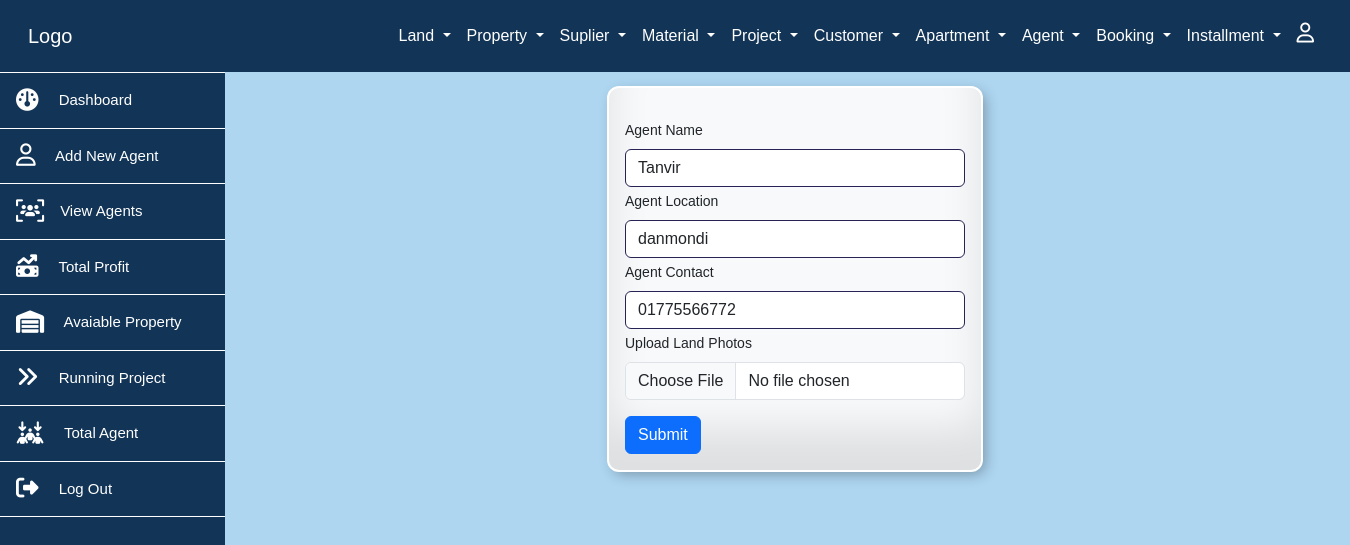
Screenshot of /pages/agent/agentupdate.php?id=2 with the database file from the repository.
### tables this page shows
CREATE TABLE `land_agent` (
  `land_agent_id` int(11) NOT NULL,
  `land_agent_name` varchar(55) NOT NULL,
  `land_agent_location` varchar(55) NOT NULL,
  `land_agent_contact` varchar(55) NOT NULL,
  `agent_img` varchar(50) NOT NULL
);

### pages/agent/agentupdate.php (the view, shortened to what this page needs)
<?php include('../../includes/conf.php');
?>
<?php
    $id=$_GET['id'];
    $sql = "SELECT * FROM land_agent where land_agent_id = $id";
    $result = $conn->query($sql);
    $row = $result->fetch_assoc();
?>
<div class="col-md-12  container d-flex justify-content-center bg ">
<div class="col-md-4">
  <form method="post" class=" col-md-12 bg-light mt-3 pdiv" enctype="multipart/form-data">
  <div class="p-3">
    <div >
      <label for="land" class="form-label mt-3">Agent Name</label>
      <input type="text" class="form-control mb-1 in" id="land" name="aname" value="<?= $row['land_agent_name']?>">
    </div>
    <div >
      <label for="larea" class="form-label">Agent Location</label>
      <input type="text" class="form-control mb-1 in" id="larea" name="aarea" value="<?= $row['land_agent_location']?>">
    </div>
    <div >
      <label for="larea" class="form-label">Agent Contact</label>
      <input type="text" class="form-control mb-1 in" id="larea" name="acontact" value="<?= $row['land_agent_contact']?>">
    </div>
    <div class="mb-3 ">
      <label for="formFile" class="form-label">Upload Land Photos</label>
      <input class="form-control" type="file" id="formFile" name="pic">
  </div>
    <button type="submit" class="btn btn-primary" name="sub">Submit</button>
  </form>
</div>
</div>

### rows the page displays
land_agent: aname "Tanvir", aarea "danmondi", acontact "01775566772"
